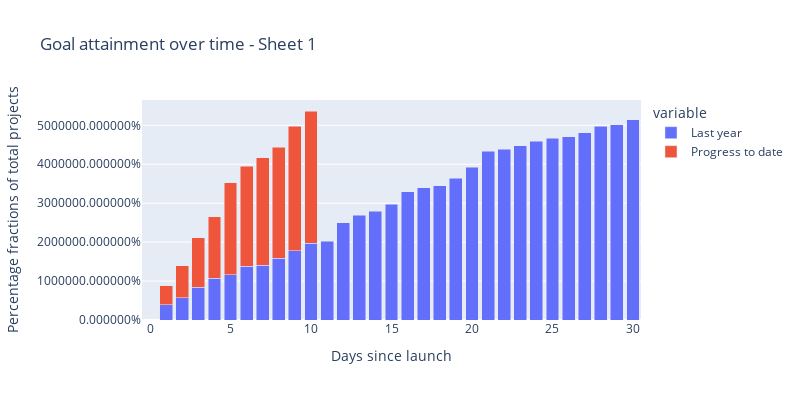
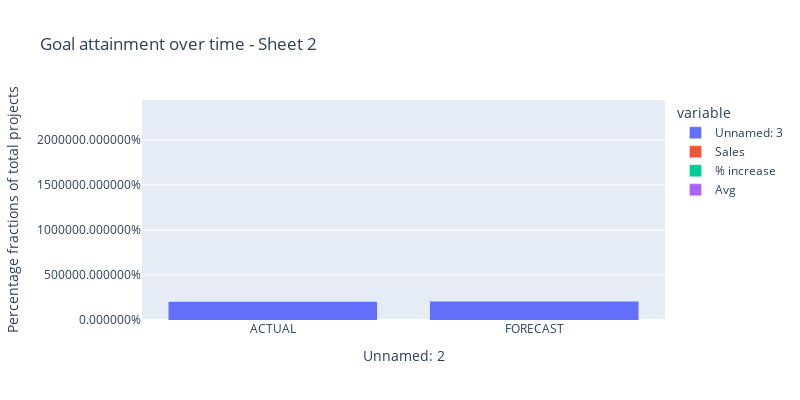

Notebook cell for these charts, in order:
### Code cell
import pandas as pd
import plotly.express as px

# Importing data
f1data = pd.read_excel("CHAPTER_6_VISUALS.xlsx", sheet_name=0, header=0, usecols='C:E', skiprows=4, nrows=31)
f2data = pd.read_excel("CHAPTER_6_VISUALS.xlsx", sheet_name=1, header=0, usecols='C:G', skiprows=4, nrows=13)
f3data = pd.read_excel("CHAPTER_6_VISUALS.xlsx", sheet_name=2, header=0, usecols='C:H', skiprows=5, nrows=11)
f4data = pd.read_excel("CHAPTER_6_VISUALS.xlsx", sheet_name=3, header=0, usecols='C:I', skiprows=4, nrows=6)
f5data = pd.read_excel("CHAPTER_6_VISUALS.xlsx", sheet_name=4, header=0, usecols='C:G', skiprows=4, nrows=15)

# List of DataFrames
dataframes = [f1data, f2data, f3data, f4data, f5data]

# Create stacked bar charts
for i, data in enumerate(dataframes):
    fig = px.bar(data,
                 x=data.columns[0],
                 y=data.columns[1:],
                 barmode="stack",
                 labels={"value": "Percentage"},
                 title=f"Goal attainment over time - Sheet {i+1}",
                 height=400,
                 width=800,
                )
    
    fig.update_layout(
        xaxis_title=data.columns[0],
        yaxis_title="Percentage fractions of total projects",
        yaxis=dict(tickformat="%"),  # Display y-axis as percentage
        showlegend=True,
    )

    fig.show()

### Figure 1 — Plotly figure (JSON) as saved in the notebook; plotly's stock layout.template omitted (floating-point values rounded to 4 significant figures)
{"data": [{"alignmentgroup": "True", "hovertemplate": "variable=Last year<br>Days since launch=%{x}<br>Percentage=%{y}<extra></extra>", "legendgroup": "Last year", "marker": {"color": "#636efa", "pattern": {"shape": ""}}, "name": "Last year", "offsetgroup": "Last year", "orientation": "v", "showlegend": true, "textposition": "auto", "type": "bar", "x": [0, 1, 2, 3, 4, 5, 6, 7, 8, 9, 10, 11, 12, 13, 14, 15, 16, 17, 18, 19, 20, 21, 22, 23, 24, 25, 26, 27, 28, 29, 30], "xaxis": "x", "y": [0, 3867, 5736, 8352, 10784, 11573, 13756, 14112, 15836, 17836, 19710, 20174, 24967, 26937, 27947, 29753, 32957, 34027, 34532, 36345, 39271, 43287, 43900, 44783, 45937, 46735, 47110, 48037, 49736, 50123, 51400], "yaxis": "y"}, {"alignmentgroup": "True", "hovertemplate": "variable=Progress to date<br>Days since launch=%{x}<br>Percentage=%{y}<extra></extra>", "legendgroup": "Progress to date", "marker": {"color": "#EF553B", "pattern": {"shape": ""}}, "name": "Progress to date", "offsetgroup": "Progress to date", "orientation": "v", "showlegend": true, "textposition": "auto", "type": "bar", "x": [0, 1, 2, 3, 4, 5, 6, 7, 8, 9, 10, 11, 12, 13, 14, 15, 16, 17, 18, 19, 20, 21, 22, 23, 24, 25, 26, 27, 28, 29, 30], "xaxis": "x", "y": [0, 4962, 8163, 12746, 15736, 23658, 25735, 27562, 28563, 31967, 33967, null, null, null, null, null, null, null, null, null, null, null, null, null, null, null, null, null, null, null, null], "yaxis": "y"}], "layout": {"barmode": "stack", "height": 400, "legend": {"title": {"text": "variable"}, "tracegroupgap": 0}, "showlegend": true, "title": {"text": "Goal attainment over time - Sheet 1"}, "width": 800, "xaxis": {"anchor": "y", "domain": [0, 1], "title": {"text": "Days since launch"}}, "yaxis": {"anchor": "x", "domain": [0, 1], "tickformat": "%", "title": {"text": "Percentage fractions of total projects"}}}}

### Figure 2 — Plotly figure (JSON) as saved in the notebook; plotly's stock layout.template omitted (floating-point values rounded to 4 significant figures)
{"data": [{"alignmentgroup": "True", "hovertemplate": "variable=Unnamed: 3<br>Unnamed: 2=%{x}<br>Percentage=%{y}<extra></extra>", "legendgroup": "Unnamed: 3", "marker": {"color": "#636efa", "pattern": {"shape": ""}}, "name": "Unnamed: 3", "offsetgroup": "Unnamed: 3", "orientation": "v", "showlegend": true, "textposition": "auto", "type": "bar", "x": ["ACTUAL", null, null, null, null, null, null, null, null, "FORECAST", null, null, null], "xaxis": "x", "y": [2006, 2007, 2008, 2009, 2010, 2011, 2012, 2013, 2014, 2015, 2016, 2017, 2018], "yaxis": "y"}, {"alignmentgroup": "True", "hovertemplate": "variable=Sales<br>Unnamed: 2=%{x}<br>Percentage=%{y}<extra></extra>", "legendgroup": "Sales", "marker": {"color": "#EF553B", "pattern": {"shape": ""}}, "name": "Sales", "offsetgroup": "Sales", "orientation": "v", "showlegend": true, "textposition": "auto", "type": "bar", "x": ["ACTUAL", null, null, null, null, null, null, null, null, "FORECAST", null, null, null], "xaxis": "x", "y": [52, 54, 60, 64, 78, 86, 91, 100, 108, 119, 131, 144, 158.3], "yaxis": "y"}, {"alignmentgroup": "True", "hovertemplate": "variable=% increase<br>Unnamed: 2=%{x}<br>Percentage=%{y}<extra></extra>", "legendgroup": "% increase", "marker": {"color": "#00cc96", "pattern": {"shape": ""}}, "name": "% increase", "offsetgroup": "% increase", "orientation": "v", "showlegend": true, "textposition": "auto", "type": "bar", "x": ["ACTUAL", null, null, null, null, null, null, null, null, "FORECAST", null, null, null], "xaxis": "x", "y": [null, 0.03846, 0.1111, 0.06667, 0.2188, 0.1026, 0.05814, 0.0989, 0.08, 0.1019, 0.1008, 0.09924, 0.09924], "yaxis": "y"}, {"alignmentgroup": "True", "hovertemplate": "variable=Avg<br>Unnamed: 2=%{x}<br>Percentage=%{y}<extra></extra>", "legendgroup": "Avg", "marker": {"color": "#ab63fa", "pattern": {"shape": ""}}, "name": "Avg", "offsetgroup": "Avg", "orientation": "v", "showlegend": true, "textposition": "auto", "type": "bar", "x": ["ACTUAL", null, null, null, null, null, null, null, null, "FORECAST", null, null, null], "xaxis": "x", "y": [null, 0.07208, null, null, null, 0.0849, null, null, null, null, null, null, null], "yaxis": "y"}], "layout": {"barmode": "stack", "height": 400, "legend": {"title": {"text": "variable"}, "tracegroupgap": 0}, "showlegend": true, "title": {"text": "Goal attainment over time - Sheet 2"}, "width": 800, "xaxis": {"anchor": "y", "domain": [0, 1], "title": {"text": "Unnamed: 2"}}, "yaxis": {"anchor": "x", "domain": [0, 1], "tickformat": "%", "title": {"text": "Percentage fractions of total projects"}}}}
